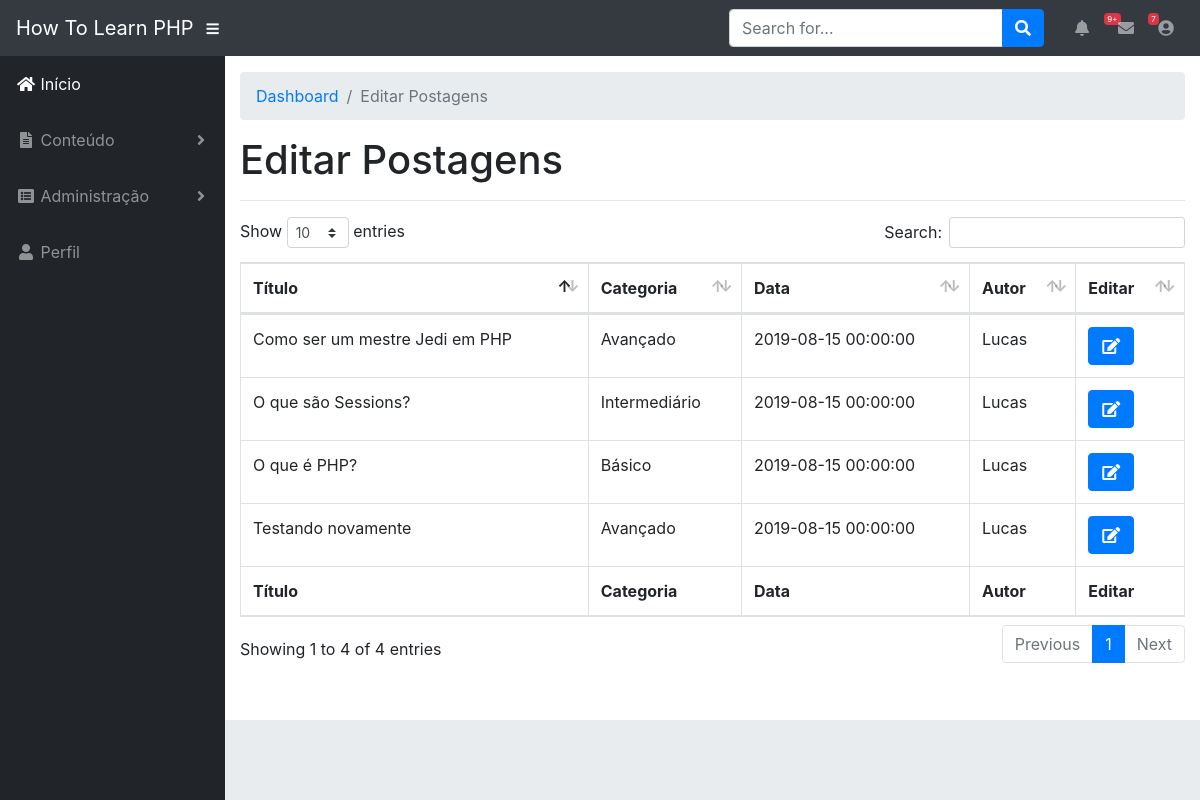
The page /src/views/admin/editarPostagem.php (signed in) on the database its author committed.
### tables this page shows
CREATE TABLE `Postagem` (
  `idPost` int(11) NOT NULL,
  `idUser` int(11) NOT NULL,
  `idCategoria` int(3) NOT NULL,
  `título` varchar(50) NOT NULL,
  `conteúdo` text NOT NULL,
  `dataPostagem` datetime NOT NULL
);

CREATE TABLE `Categoria` (
  `idCategoria` int(3) NOT NULL,
  `tipo` varchar(20) NOT NULL
);

CREATE TABLE `Usuario` (
  `idUser` int(11) NOT NULL,
  `nome` varchar(50) NULL,
  `sobrenome` varchar(50) NULL,
  `email` varchar(50) NOT NULL,
  `admin` tinyint(1) NULL,
  `senha` varchar(10) NOT NULL
);

### src/php_actions/postagem/select.php (called while the page is built)
<?php
require_once '../../../config/conexao.php';
$sql = "SELECT Postagem.título, Postagem.dataPostagem, Usuario.nome, Categoria.tipo FROM Postagem INNER JOIN Usuario ON Postagem.idUser = Usuario.idUser INNER JOIN Categoria ON Postagem.idCategoria = Categoria.idCategoria ";
$resultado = mysqli_query($connect, $sql);
?>

### src/views/admin/editarPostagem.php (the view, shortened to what this page needs)
<!DOCTYPE html>
<html lang="en">
<head>
  <?php include_once '../includes/headPanelConfig.php' ?>
</head>
<body id="page-top">
  <?php include_once '../includes/topNav.php' ?>
  <div id="wrapper">
    <?php include_once '../includes/sidebarAdmin.php' ?>
    <div id="content-wrapper">
      <div class="container-fluid">
        <ol class="breadcrumb">
          <li class="breadcrumb-item">
            <a href="index.html">Dashboard</a>
          </li>
          <li class="breadcrumb-item active">Editar Postagens</li>
        </ol>
        <h1>Editar Postagens</h1>
        <hr>
        <table class="table table-bordered" id="dataTable" width="100%" cellspacing="0">
            <thead>
              <tr>
                  <th>Título</th>
                  <th>Categoria</th>
                  <th>Data</th>
                  <th>Autor</th>
                  <th>Editar</th>
              </tr>
            </thead>
            <tfoot>
              <tr>
                  <th>Título</th>
                  <th>Categoria</th>
                  <th>Data</th>
                  <th>Autor</th>
                  <th>Editar</th>
              </tr>
            </tfoot>
            <tbody>
              <?php
                  require_once '../../php_actions/postagem/select.php';
                  if(mysqli_num_rows($resultado) > 0){
                      while($dados = mysqli_fetch_array($resultado)){
                          echo "<tr>
                                  <td>$dados[título]</td>
                                  <td>$dados[tipo]</td>
                                  <td>$dados[dataPostagem]</td>
                                  <td>$dados[nome]</td>
                                  <td><button type='submit' class='btn btn-primary'><i class='fas fa-fw fa-edit'></i></button></td>
                                </tr>";
                          }
                  }
                ?>
            </tbody>
          </table>
      </div>
      <footer class="sticky-footer">
</body>
</html>

### src/views/includes/headPanelConfig.php (shortened to what this page needs)
<link href="../../public/vendor/fontawesome-free/css/all.min.css" rel="stylesheet" type="text/css">
<link href="../../public/vendor/datatables/dataTables.bootstrap4.css" rel="stylesheet">
<link href="../../public/css/sb-admin.css" rel="stylesheet">

### src/views/includes/topNav.php (shortened to what this page needs)
<nav class="navbar navbar-expand navbar-dark bg-dark static-top">
    <a class="navbar-brand mr-1" href="index.php">How To Learn PHP</a>
    <button class="btn btn-link btn-sm text-white order-1 order-sm-0" id="sidebarToggle" href="#">
      <i class="fas fa-bars"></i>
    </button>
    <form class="d-none d-md-inline-block form-inline ml-auto mr-0 mr-md-3 my-2 my-md-0">
      <div class="input-group">
        <input type="text" class="form-control" placeholder="Search for..." aria-label="Search" aria-describedby="basic-addon2">
        <div class="input-group-append">
          <button class="btn btn-primary" type="button">
            <i class="fas fa-search"></i>
          </button>
        </div>
      </div>
    </form>
    <ul class="navbar-nav ml-auto ml-md-0">
      <li class="nav-item dropdown no-arrow mx-1">
        <a class="nav-link dropdown-toggle" href="#" id="alertsDropdown" role="button" data-toggle="dropdown" aria-haspopup="true" aria-expanded="false">
          <i class="fas fa-bell fa-fw"></i>
          <span class="badge badge-danger">9+</span>
        </a>
      </li>
      <li class="nav-item dropdown no-arrow mx-1">
        <a class="nav-link dropdown-toggle" href="#" id="messagesDropdown" role="button" data-toggle="dropdown" aria-haspopup="true" aria-expanded="false">
          <i class="fas fa-envelope fa-fw"></i>
          <span class="badge badge-danger">7</span>
        </a>
      </li>
      <li class="nav-item dropdown no-arrow">
        <a class="nav-link dropdown-toggle" href="#" id="userDropdown" role="button" data-toggle="dropdown" aria-haspopup="true" aria-expanded="false">
          <i class="fas fa-user-circle fa-fw"></i>
        </a>
      </li>
    </ul>
  </nav>

### src/views/includes/sidebarAdmin.php (shortened to what this page needs)
<ul class="sidebar navbar-nav">
      <li class="nav-item active">
        <a class="nav-link" href="index.php">
          <i class="fas fa-fw fa-home"></i>
          <span>Início</span>
        </a>
      </li>
      <li class="nav-item dropdown">
        <a class="nav-link dropdown-toggle" href="" id="pagesDropdown" role="button" data-toggle="dropdown" aria-haspopup="true" aria-expanded="false">
          <i class="fas fa-fw fa-file-alt"></i>
          <span>Conteúdo</span>
        </a>
      </li>
<?php
if($_SESSION['admin'] == 1) :
?>
      <li class="nav-item dropdown">
        <a class="nav-link dropdown-toggle" href="" id="pagesDropdown" role="button" data-toggle="dropdown" aria-haspopup="true" aria-expanded="false">
          <i class="fas fa-fw fa-list-alt"></i>
          <span>Administração</span>
        </a>
      </li>
<?php
endif;
?>
      <li class="nav-item">
        <a class="nav-link" href="editarPerfil.php">
          <i class="fas fa-fw fa-user"></i>
          <span>Perfil</span></a>
      </li>
    </ul>

### rows shown on the page
postagem: título "O que é PHP?", idCategoria.tipo "Básico", dataPostagem "2019-08-15 00:00:00", idUser.nome "Lucas"
postagem: título "O que são Sessions?", idCategoria.tipo "Intermediário", dataPostagem "2019-08-15 00:00:00", idUser.nome "Lucas"
postagem: título "Testando novamente", idCategoria.tipo "Avançado", dataPostagem "2019-08-15 00:00:00", idUser.nome "Lucas"
postagem: título "Como ser um mestre Jedi em PHP", idCategoria.tipo "Avançado", dataPostagem "2019-08-15 00:00:00", idUser.nome "Lucas"
